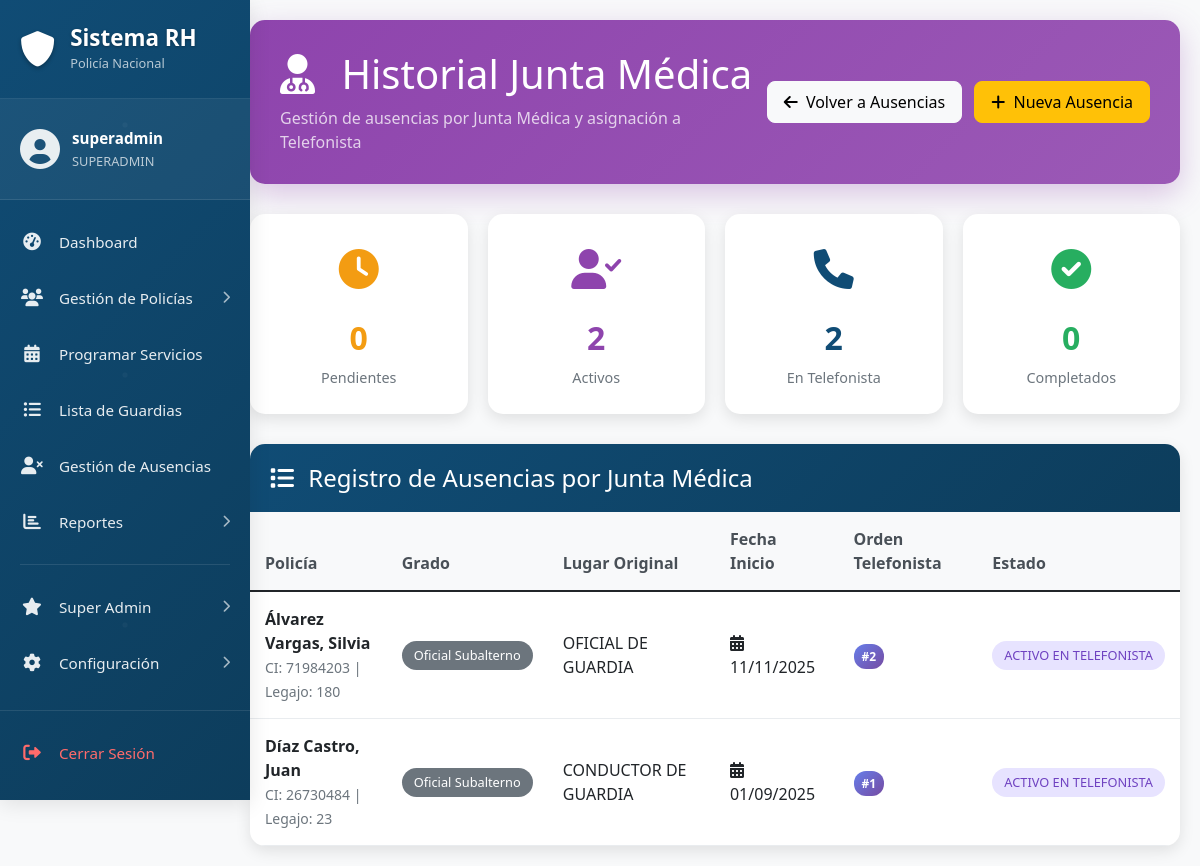
Before: /admin/ausencias/historial_junta.php (signed in) with the older database file.
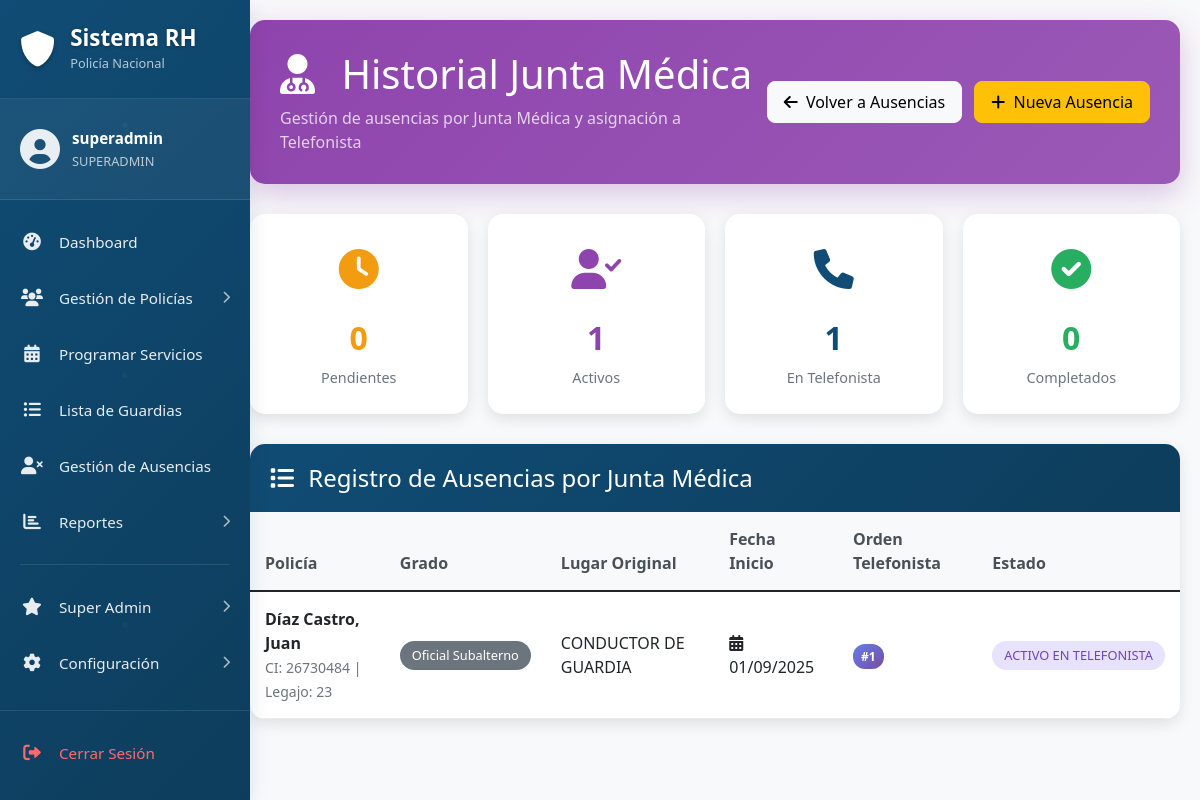
After: the same page with the newer database file.
### tables this page shows
CREATE TABLE `usuarios` (
  `id` int NOT NULL,
  `nombre_usuario` varchar(50) NOT NULL,
  `contraseña` varchar(255) NOT NULL,
  `nombre_completo` varchar(100) DEFAULT NULL,
  `email` varchar(100) DEFAULT NULL,
  `rol` enum('ADMIN','SUPERADMIN') DEFAULT 'ADMIN',
  `activo` tinyint(1) DEFAULT '1',
  `creado_en` timestamp NULL DEFAULT CURRENT_TIMESTAMP,
  `actualizado_en` timestamp NULL DEFAULT CURRENT_TIMESTAMP ON UPDATE CURRENT_TIMESTAMP
);

CREATE TABLE `ausencias` (
  `id` int NOT NULL,
  `policia_id` int NOT NULL,
  `tipo_ausencia_id` int NOT NULL,
  `fecha_inicio` date NOT NULL,
  `fecha_fin` date DEFAULT NULL,
  `descripcion` text,
  `justificacion` text,
  `documento_adjunto` varchar(255) DEFAULT NULL,
  `aprobado_por` int DEFAULT NULL,
  `estado` enum('PENDIENTE','APROBADA','RECHAZADA','COMPLETADA') DEFAULT 'PENDIENTE',
  `created_at` timestamp NULL DEFAULT CURRENT_TIMESTAMP,
  `updated_at` timestamp NULL DEFAULT CURRENT_TIMESTAMP ON UPDATE CURRENT_TIMESTAMP
);

CREATE TABLE `policias` (
  `id` int NOT NULL,
  `legajo` int NOT NULL,
  `nombre` varchar(100) NOT NULL,
  `apellido` varchar(100) NOT NULL,
  `cin` varchar(20) NOT NULL,
  `genero` enum('MASCULINO','FEMENINO') NOT NULL,
  `grado_id` int NOT NULL COMMENT 'Referencia a tipo_grados.id',
  `especialidad_id` int DEFAULT NULL,
  `cargo` varchar(150) DEFAULT NULL,
  `comisionamiento` varchar(200) DEFAULT NULL,
  `telefono` varchar(20) DEFAULT NULL,
  `region_id` int DEFAULT '1',
  `lugar_guardia_id` int DEFAULT NULL,
  `lugar_guardia_reserva_id` int DEFAULT '6' COMMENT 'Siempre ATENCIÓN TELEFÓNICA EXCLUSIVA (ID 6)',
  `observaciones` varchar(500) DEFAULT NULL,
  `activo` tinyint(1) DEFAULT '1',
  `estado` enum('DISPONIBLE','NO DISPONIBLE') DEFAULT 'DISPONIBLE',
  `created_at` timestamp NULL DEFAULT CURRENT_TIMESTAMP,
  `updated_at` timestamp NULL DEFAULT CURRENT_TIMESTAMP ON UPDATE CURRENT_TIMESTAMP
);

CREATE TABLE `grados` (
  `id` int NOT NULL,
  `nombre` varchar(100) NOT NULL,
  `nivel_jerarquia` int NOT NULL,
  `abreviatura` varchar(20) DEFAULT NULL,
  `descripcion` text,
  `created_at` timestamp NULL DEFAULT CURRENT_TIMESTAMP,
  `updated_at` timestamp NULL DEFAULT CURRENT_TIMESTAMP ON UPDATE CURRENT_TIMESTAMP
);

CREATE TABLE `lugares_guardias` (
  `id` int NOT NULL,
  `nombre` varchar(100) NOT NULL,
  `descripcion` text,
  `direccion` varchar(200) DEFAULT NULL,
  `zona` varchar(50) DEFAULT NULL,
  `activo` tinyint(1) DEFAULT '1',
  `created_at` timestamp NULL DEFAULT CURRENT_TIMESTAMP,
  `updated_at` timestamp NULL DEFAULT CURRENT_TIMESTAMP ON UPDATE CURRENT_TIMESTAMP
);

CREATE TABLE `orden_junta_medica_telefonista` (
  `id` int NOT NULL,
  `policia_id` int NOT NULL COMMENT 'ID del policía',
  `ausencia_id` int NOT NULL COMMENT 'ID de la ausencia',
  `lugar_guardia_original_id` int NOT NULL COMMENT 'ID del lugar de guardia original',
  `orden_anotacion` int NOT NULL COMMENT 'Orden de anotación para ATENCIÓN TELEFÓNICA EXCLUSIVA',
  `fecha_anotacion` timestamp NULL DEFAULT CURRENT_TIMESTAMP COMMENT 'Fecha y hora de anotación',
  `activo` tinyint(1) DEFAULT '1' COMMENT 'Estado activo/inactivo'
);

### admin/ausencias/historial_junta.php (the view, shortened to what the rows shown need)
<?php
require_once '../../cnx/db_connect.php';
$sql_junta = "SELECT a.*, p.nombre, p.apellido, p.cin, p.legajo, g.nombre as grado,
                     u.nombre_completo as aprobado_por_nombre,
                     lg_principal.nombre as lugar_principal,
                     lg_reserva.nombre as lugar_reserva,
                     ojmt.orden_anotacion,
                     CASE
                         WHEN a.estado = 'APROBADA' AND ojmt.activo = 1 THEN 'ACTIVO EN TELEFONISTA'
                         WHEN a.estado = 'COMPLETADA' THEN 'COMPLETADA'
                         ELSE a.estado
                     END as estado_junta
              FROM ausencias a
              JOIN policias p ON a.policia_id = p.id
              LEFT JOIN tipo_grados tg ON p.grado_id = tg.id
              LEFT JOIN grados g ON tg.grado_id = g.id
              JOIN tipos_ausencias ta ON a.tipo_ausencia_id = ta.id
              LEFT JOIN usuarios u ON a.aprobado_por = u.id
              LEFT JOIN lugares_guardias lg_principal ON p.lugar_guardia_id = lg_principal.id
              LEFT JOIN lugares_guardias lg_reserva ON p.lugar_guardia_reserva_id = lg_reserva.id
              LEFT JOIN orden_junta_medica_telefonista ojmt ON a.id = ojmt.ausencia_id
              WHERE ta.nombre = 'Junta Medica'
              ORDER BY a.created_at DESC";
$result_junta = $conn->prepare($sql_junta);
$result_junta->execute();
?>
<!DOCTYPE html>
<html lang="es">
<head>
    <link href="https://cdn.jsdelivr.net/npm/bootstrap@5.1.3/dist/css/bootstrap.min.css" rel="stylesheet">
    <link href="https://cdnjs.cloudflare.com/ajax/libs/font-awesome/6.0.0/css/all.min.css" rel="stylesheet">
</head>
<body>
    <div class="container-fluid">
        <div class="row">
            <?php include '../inc/sidebar.php'; ?>
            <div class="col-md-9 col-lg-10 main-content">
                <div class="page-header">
                    <div class="d-flex justify-content-between align-items-center">
                        <div>
                            <h1 class="mb-2">
                                <i class="fas fa-user-md me-3"></i>
                                Historial Junta Médica
                            </h1>
                        </div>
                    </div>
                </div>
                <div class="table-container">
                    <div class="table-responsive">
                        <table class="table table-hover">
                            <thead>
                                <tr>
                                    <th>Policía</th>
                                    <th>Grado</th>
                                    <th>Lugar Original</th>
                                    <th>Fecha Inicio</th>
                                    <th>Orden Telefonista</th>
                                    <th>Estado</th>
                                </tr>
                            </thead>
                            <tbody>
                                <?php if ($result_junta->rowCount() > 0): ?>
                                    <?php while ($ausencia = $result_junta->fetch(PDO::FETCH_ASSOC)): ?>
                                        <tr>
                                            <td>
                                                <div>
                                                    <strong><?php echo htmlspecialchars($ausencia['apellido'] . ', ' . $ausencia['nombre']); ?></strong>
                                                    <br>
                                                    <small class="text-muted">CI: <?php echo htmlspecialchars($ausencia['cin']); ?> | Legajo: <?php echo htmlspecialchars($ausencia['legajo']); ?></small>
                                                </div>
                                            </td>
                                            <td>
                                                <span class="badge bg-secondary"><?php echo htmlspecialchars($ausencia['grado'] ?? 'N/A'); ?></span>
                                            </td>
                                            <td><?php echo htmlspecialchars($ausencia['lugar_principal'] ?? 'N/A'); ?></td>
                                            <td>
                                                <i class="fas fa-calendar-alt me-1"></i>
                                                <?php echo date('d/m/Y', strtotime($ausencia['fecha_inicio'])); ?>
                                            </td>
                                            <td>
                                                <?php if ($ausencia['orden_anotacion']): ?>
                                                    <span class="orden-badge">#<?php echo $ausencia['orden_anotacion']; ?></span>
                                                <?php else: ?>
                                                    <span class="text-muted">-</span>
                                                <?php endif; ?>
                                            </td>
                                            <td>
                                                <?php
                                                $estado_class = '';
                                                switch ($ausencia['estado_junta']) {
                                                    case 'ACTIVO EN TELEFONISTA':
                                                        $estado_class = 'badge-activo';
                                                        break;
                                                }
                                                ?>
                                                <span class="badge <?php echo $estado_class; ?>">
                                                    <?php echo $ausencia['estado_junta']; ?>
                                                </span>
                                            </td>
                                        </tr>
                                    <?php endwhile; ?>
                                <?php endif; ?>
                            </tbody>
                        </table>
                    </div>
                </div>
            </div>
        </div>
    </div>
</body>
</html>

### admin/inc/sidebar.php (shortened to what the rows shown need)
<?php
if (isset($_SESSION['usuario_id'])) {
    require_once __DIR__ . '/../../cnx/db_connect.php';
    $stmt = $conn->prepare("SELECT nombre_usuario, rol FROM usuarios WHERE id = ?");
    $stmt->execute([$_SESSION['usuario_id']]);
    $usuario_actual = $stmt->fetch();
}
?>
<div class="col-md-3 col-lg-2 px-0">
    <div class="sidebar modern-sidebar">
        <div class="user-profile">
            <div class="user-info">
                <span class="user-name"><?php echo isset($usuario_actual) ? htmlspecialchars($usuario_actual['nombre_usuario']) : 'Usuario'; ?></span>
                <span class="user-role"><?php echo isset($usuario_actual) ? htmlspecialchars($usuario_actual['rol']) : 'Sistema'; ?></span>
            </div>
        </div>
    </div>
</div>

Changed rows visible on the page:
removed ausencias: policia.nombre "Álvarez Vargas, Silvia", policia.cin "71984203", policia.legajo "180", grados.nombre "Oficial Subalterno", lugares_guardias.nombre "OFICIAL DE GUARDIA", fecha_inicio "11/11/2025", orden_junta_medica_telefonista.orden_anotacion "2", estado_junta "ACTIVO EN TELEFONISTA"
Other visible differences:
$stats_junta['activos']: "2" → "1"
$stats_junta['en_telefonista']: "2" → "1"
